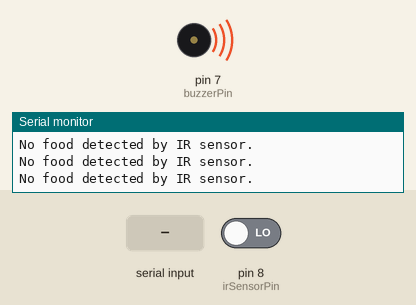
Simulated run of this sketch. Board: Arduino Uno, built with avr-gcc and run on an emulated ATmega328P. Shown: buzzer (waves = sounding, pin HIGH), the last lines printed to the serial monitor. The inputs (shaded band) are chosen by the test bench; at power-on: pin 8 (irSensorPin) LOW.

Above: at 2.8 s.
2.9 s: "Spoiled\n" received over the second serial link
At 3.3 s:
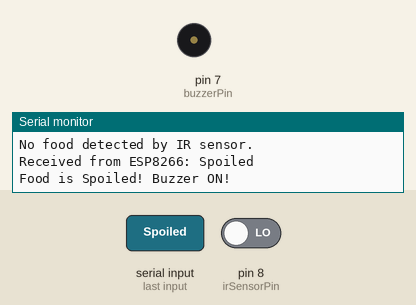
5.5 s: pin 8 (irSensorPin) driven HIGH
8.5 s: "Fresh\n" received over the second serial link
10.5 s: "1\n" received over the second serial link
Timing chart, 0 to 13.5 s (numbered marks = the images above; inputs shaded):
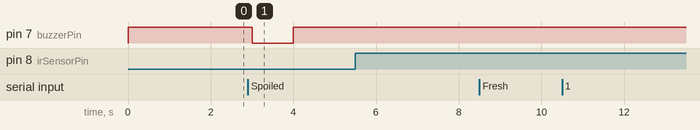

Measured:
- after the input at 2.9 s, pin 7 (buzzerPin): HIGH → LOW after 0.10 s, → HIGH 1.0 s later

The sketch:

arduino_to_esp.ino
```cpp
#include <SoftwareSerial.h>

// Define the RX and TX pins for the Arduino
SoftwareSerial mySerial(10, 11);  // RX (D10), TX (D11)

int buzzerPin = 7;  // Pin for the buzzer
int irSensorPin = 8;  // Pin for the IR sensor
bool hasBeeped = false;  // Flag to check if the buzzer has beeped

void setup() {
  Serial.begin(115200);  // Initialize serial communication with the PC
  mySerial.begin(115200); // Initialize software serial communication with ESP8266
  pinMode(buzzerPin, OUTPUT);  // Set buzzer pin as output
  pinMode(irSensorPin, INPUT);  // Set IR sensor pin as input
  digitalWrite(buzzerPin, HIGH);  // Turn off the buzzer initially (active LOW)
}

void loop() {
  // Check if data is available from ESP8266
  if (mySerial.available() > 0) {
    String receivedData = mySerial.readStringUntil('\n');  // Read data until newline

    // Display the received data
    Serial.print("Received from ESP8266: ");
    Serial.println(receivedData);

    // Check the status of food and sound the buzzer if food is spoiled
    if (receivedData.indexOf("Spoiled") >= 0) {
      if (!hasBeeped) {  // Check if the buzzer has already beeped
        digitalWrite(buzzerPin, LOW);  // Turn on the buzzer (active LOW)
        Serial.println("Food is Spoiled! Buzzer ON!");
        delay(1000);  // Keep it on for 1 second
        digitalWrite(buzzerPin, HIGH);   // Turn off the buzzer
        hasBeeped = true;  // Set the flag to true to avoid multiple beeps
      }
    } else if (receivedData.indexOf("Fresh") >= 0) {
      digitalWrite(buzzerPin, HIGH);   // Turn off the buzzer (active LOW)
      Serial.println("Food is Fresh! Buzzer OFF.");
      hasBeeped = false;  // Reset the flag if food is fresh
    }
  }

  // Check if IR sensor detects an object (food)
  int irValue = digitalRead(irSensorPin);
  if (irValue == HIGH) {
    Serial.println("Food detected by IR sensor.");
  } else {
    Serial.println("No food detected by IR sensor.");
  }

  delay(1000);  // Delay for 1 second
}
```
